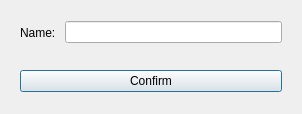
<?xml version="1.0" encoding="UTF-8"?>
<ui version="4.0">
 <class>update_department</class>
 <widget class="QDialog" name="update_department">
  <property name="geometry">
   <rect>
    <x>0</x>
    <y>0</y>
    <width>302</width>
    <height>114</height>
   </rect>
  </property>
  <property name="windowTitle">
   <string>Dialog</string>
  </property>
  <layout class="QVBoxLayout" name="verticalLayout">
   <item>
    <widget class="QWidget" name="inputs" native="true">
     <layout class="QHBoxLayout" name="horizontalLayout">
      <item>
       <widget class="QLabel" name="label">
        <property name="text">
         <string>Name: </string>
        </property>
       </widget>
      </item>
      <item>
       <widget class="QLineEdit" name="update_name"/>
      </item>
     </layout>
    </widget>
   </item>
   <item>
    <widget class="QWidget" name="confirms" native="true">
     <layout class="QVBoxLayout" name="verticalLayout_2">
      <item>
       <widget class="QPushButton" name="confirm_update">
        <property name="text">
         <string>Confirm</string>
        </property>
       </widget>
      </item>
     </layout>
    </widget>
   </item>
  </layout>
 </widget>
 <resources/>
 <connections/>
</ui>
